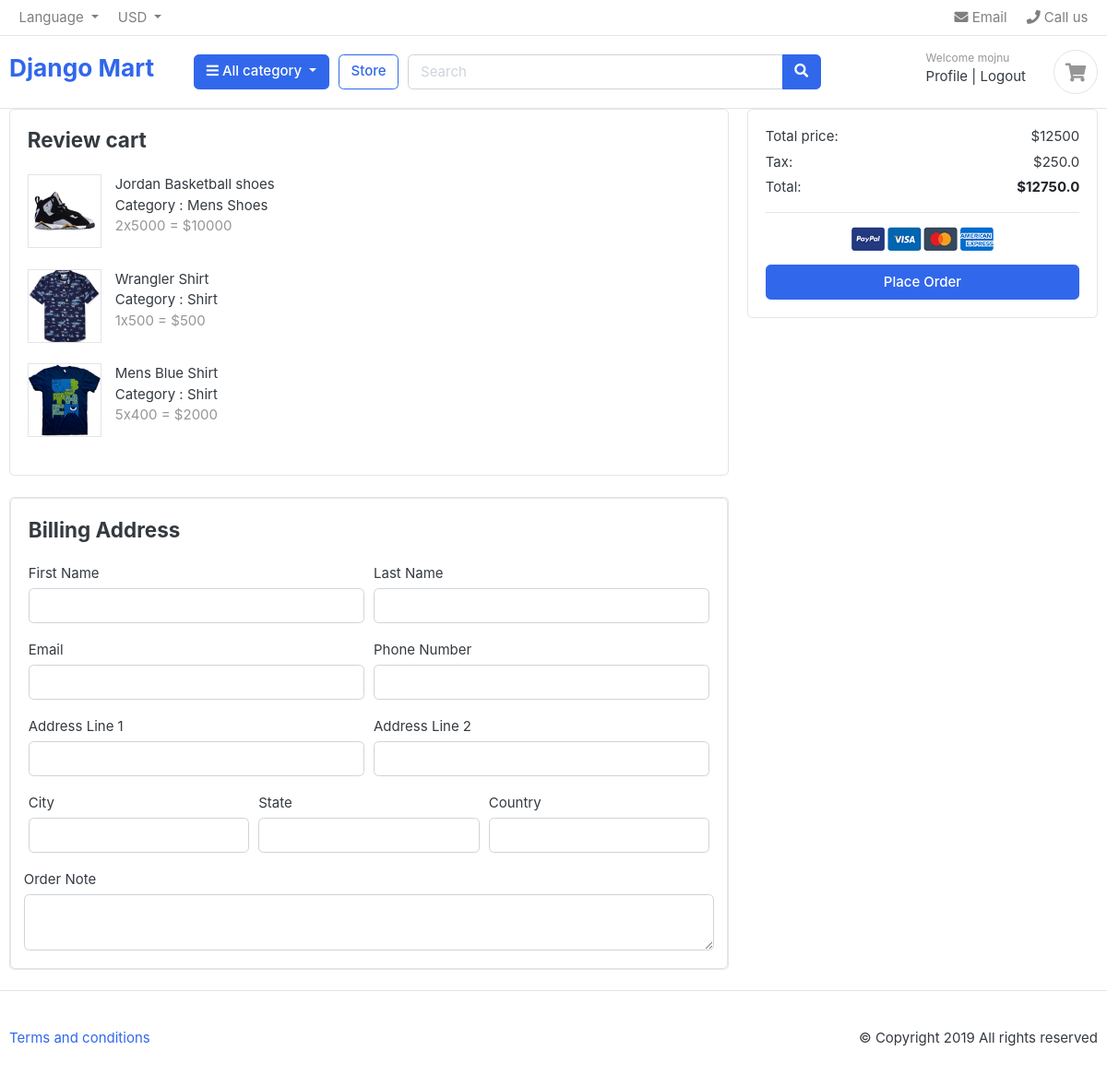
The app's page /order/place_order/ (signed in), older data.
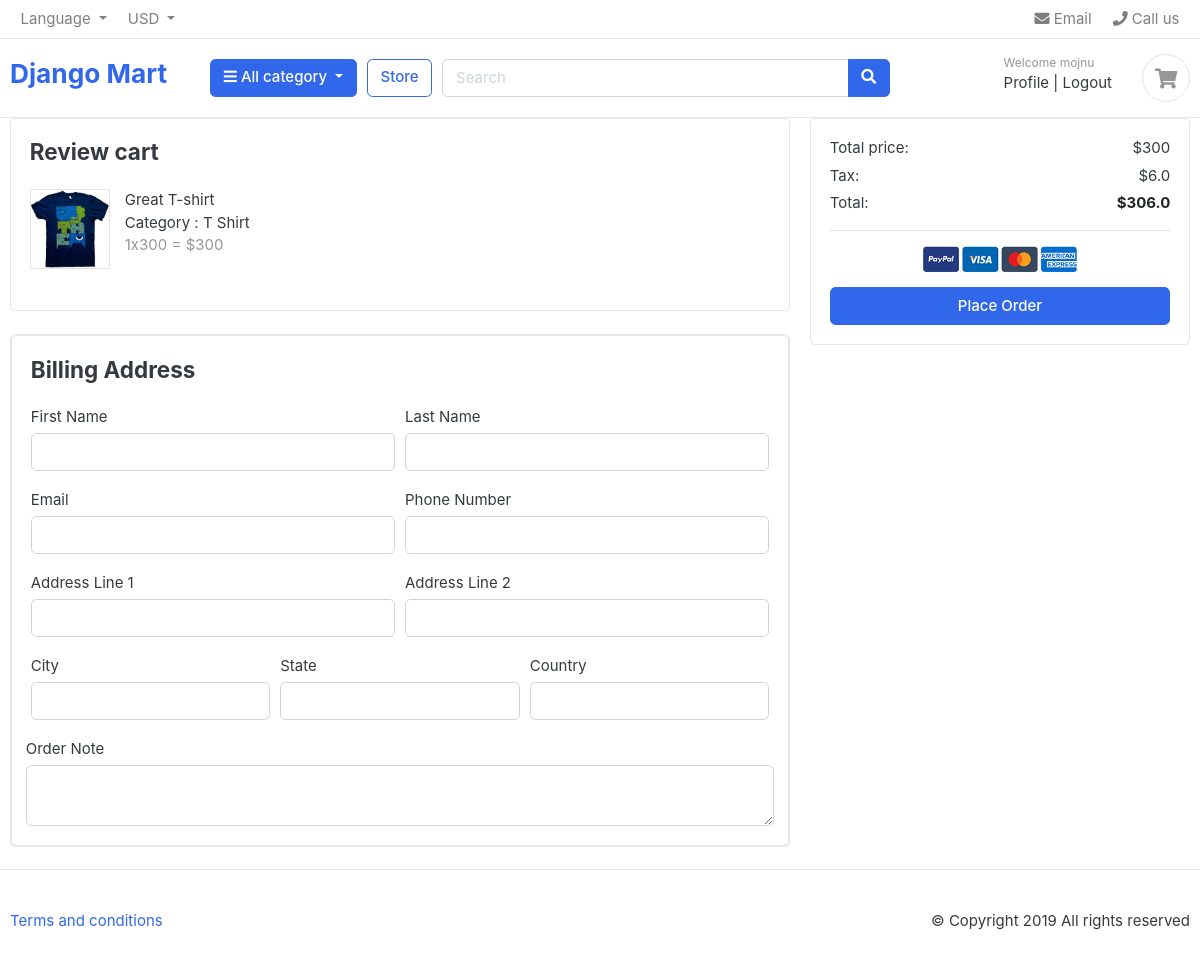
The same page, newer data.
### cart/models.py (models this page shows)
class CartItem(models.Model):
    user = models.ForeignKey(User, on_delete=models.CASCADE, null = True)
    product = models.ForeignKey(Product, on_delete=models.CASCADE)
    cart = models.ForeignKey(Cart, on_delete=models.CASCADE, null = True)
    quantity = models.IntegerField()
    is_active = models.BooleanField(default=True)
    def sub_total(self):
        return self.product.price * self.quantity
    def __str__(self):
        return str(self.product)

### store/models.py (models this page shows)
class Product(models.Model):
    product_name = models.CharField(max_length=200, unique=True)
    slug = models.SlugField(max_length=200, unique=True)
    description = models.TextField(max_length=500, blank=True)
    price = models.IntegerField()
    image = models.ImageField(upload_to='photos/products')
    stock = models.IntegerField()
    is_available = models.BooleanField(default=True)
    category = models.ForeignKey(Category, on_delete=models.CASCADE)
    created_date = models.DateTimeField(auto_now_add=True)
    modified_date = models.DateTimeField(auto_now=True)
    def __str__(self):
        return self.product_name

### category/models.py (models this page shows, shortened)
class Category(models.Model):
    category_name = models.CharField(max_length=50, unique=True)
    slug = models.SlugField(max_length=100, unique=True)
    description = models.TextField(max_length=255, blank=True)
    cat_image = models.ImageField(upload_to='photos/categories', blank=True)

### orders/views.py (the view, shortened to what this page needs)
# urls.py: path('place_order/', views.place_order, name='place_order'),
def place_order(request):
    print(request.POST)
    cart_items = None
    tax = 0
    total = 0
    grand_total = 0
    cart_items = CartItem.objects.filter(user = request.user)
    if cart_items.count() < 1:
        return redirect('store')
    for item in cart_items:
        total += item.product.price * item.quantity
    print(cart_items)
    tax = (2*total)/100 # 2 % vat
    grand_total = total + tax
    return render(request, 'orders/place-order.html',{'cart_items' : cart_items, 'tax' : tax,'total' : total, 'grand_total' : grand_total})

### orders/templates/orders/place-order.html (shortened to what this page needs)
{% extends 'base.html' %}
{% load static %}
{% block body%}
<div class="container">
<div class="row">
<main class="col-md-8">
<article class="card mb-4">
<div class="card-body">
	<h4 class="card-title mb-4">Review cart</h4>
	<div class="row">
		{% for item in cart_items%}
		<div class="col-md-12">
			<figure class="itemside  mb-4">
				<div class="aside"><img src="{{item.product.image.url}}" class="border img-sm"></div>
				<figcaption class="info">
					<p>{{item.product.product_name}} </p>
					<p>Category : {{item.product.category.category_name}} </p>
					<span class="text-muted">{{item.quantity}}x{{item.product.price}} = ${{item.sub_total}} </span>
				</figcaption>
			</figure>
		</div>
		{% endfor %}
	</div>
</div>
</article>
<article class="card mb-4">
<div class="card">
  <div class="card-body">
    <h4 class="card-title mb-4">Billing Address</h4>
    <form method="post">
      <div class="form-row">
        <div class="col form-group">
          <label for="">First Name</label>
          <input type="text" name="first_name" class="form-control" required>
        </div>
        <div class="col form-group">
          <label for="">Last Name</label>
          <input type="text" name="last_name" class="form-control" required>
        </div>
      </div>
      <div class="form-row">
        <div class="col form-group">
          <label for="">Email</label>
          <input type="email" name="email" class="form-control" required>
        </div>
        <div class="col form-group">
          <label for="">Phone Number</label>
          <input type="text" name="phone" class="form-control" required>
        </div>
      </div>
      <div class="form-row">
        <div class="col form-group">
          <label for="">Address Line 1</label>
          <input type="text" name="address_line1" class="form-control" required>
        </div>
        <div class="col form-group">
          <label for="">Address Line 2</label>
          <input type="text" name="address_line2" class="form-control">
        </div>
      </div>
      <div class="form-row">
        <div class="col form-group">
          <label for="">City</label>
          <input type="text" name="city" class="form-control" required>
        </div>
        <div class="col form-group">
          <label for="">State</label>
          <input type="text" name="state" class="form-control" required>
        </div>
        <div class="col form-group">
          <label for="">Country</label>
          <input type="text" name="country" class="form-control" required>
        </div>
        </div>
        <div class="form-row">
          <label for="">Order Note</label>
          <textarea name="order_note" rows="2" class="form-control"></textarea>
        </div>
  </div>
</div>
</article>
		</main>
		<aside class="col-md-4">
			<div class="card">
		<div class="card-body">
			<dl class="dlist-align">
			  <dt>Total price:</dt>
			  <dd class="text-right">${{total}}</dd>
			</dl>
			<dl class="dlist-align">
			  <dt>Tax:</dt>
			  <dd class="text-right"> ${{tax}}</dd>
			</dl>
			<dl class="dlist-align">
			  <dt>Total:</dt>
			  <dd class="text-right text-dark b"><strong>${{grand_total}}</strong></dd>
			</dl>
			<hr>
			<p class="text-center mb-3">
				<img src="{% static 'images/misc/payments.png'%}" height="26">
			</p>
			<button type="submit" class="btn btn-primary btn-block" > Place Order </button>
		</div>
		</div>
		</aside>
	</div>
</div>
{% endblock %}

Row changes from the older to the newer data that the page shows:
removed CartItem: product.image (picture), product.product_name "Jordan Basketball shoes", product.category.category_name "Mens Shoes", quantity "2", product.price "5000", sub_total "10000"
removed CartItem: product.image (picture), product.product_name "Wrangler Shirt", product.category.category_name "Shirt", quantity "1", product.price "500", sub_total "500"
removed CartItem: product.image (picture), product.product_name "Mens Blue Shirt", product.category.category_name "Shirt", quantity "5", product.price "400", sub_total "2000"
added CartItem: product.image (picture), product.product_name "Great T-shirt", product.category.category_name "T Shirt", quantity "1", product.price "300", sub_total "300"
Text that changed along with them:
{{ total }}: "12500" → "300"
{{ tax }}: "250.0" → "6.0"
{{ grand_total }}: "12750.0" → "306.0"
